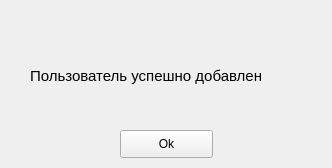
<?xml version="1.0" encoding="UTF-8"?>
<ui version="4.0">
 <class>MainWindow</class>
 <widget class="QMainWindow" name="MainWindow">
  <property name="geometry">
   <rect>
    <x>0</x>
    <y>0</y>
    <width>332</width>
    <height>168</height>
   </rect>
  </property>
  <property name="windowTitle">
   <string>MainWindow</string>
  </property>
  <widget class="QWidget" name="centralwidget">
   <widget class="QLabel" name="error">
    <property name="enabled">
     <bool>true</bool>
    </property>
    <property name="geometry">
     <rect>
      <x>30</x>
      <y>60</y>
      <width>291</width>
      <height>31</height>
     </rect>
    </property>
    <property name="font">
     <font>
      <pointsize>11</pointsize>
     </font>
    </property>
    <property name="text">
     <string>Пользователь успешно добавлен</string>
    </property>
   </widget>
   <widget class="QPushButton" name="ok_2">
    <property name="geometry">
     <rect>
      <x>120</x>
      <y>130</y>
      <width>93</width>
      <height>28</height>
     </rect>
    </property>
    <property name="text">
     <string>Ok</string>
    </property>
   </widget>
  </widget>
 </widget>
 <resources/>
 <connections/>
</ui>
